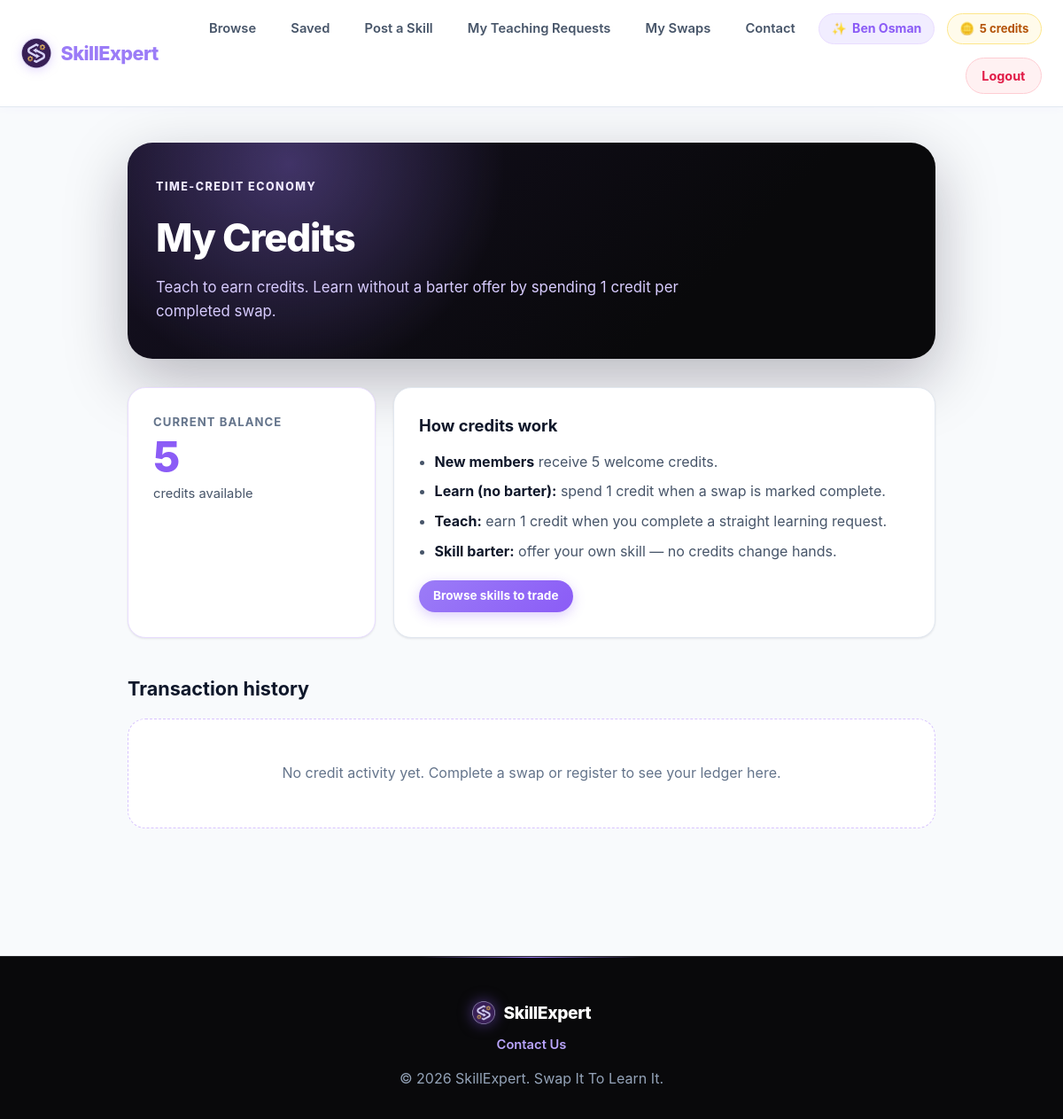
/public/credits.php (signed in), run on an earlier commit of the app's database.
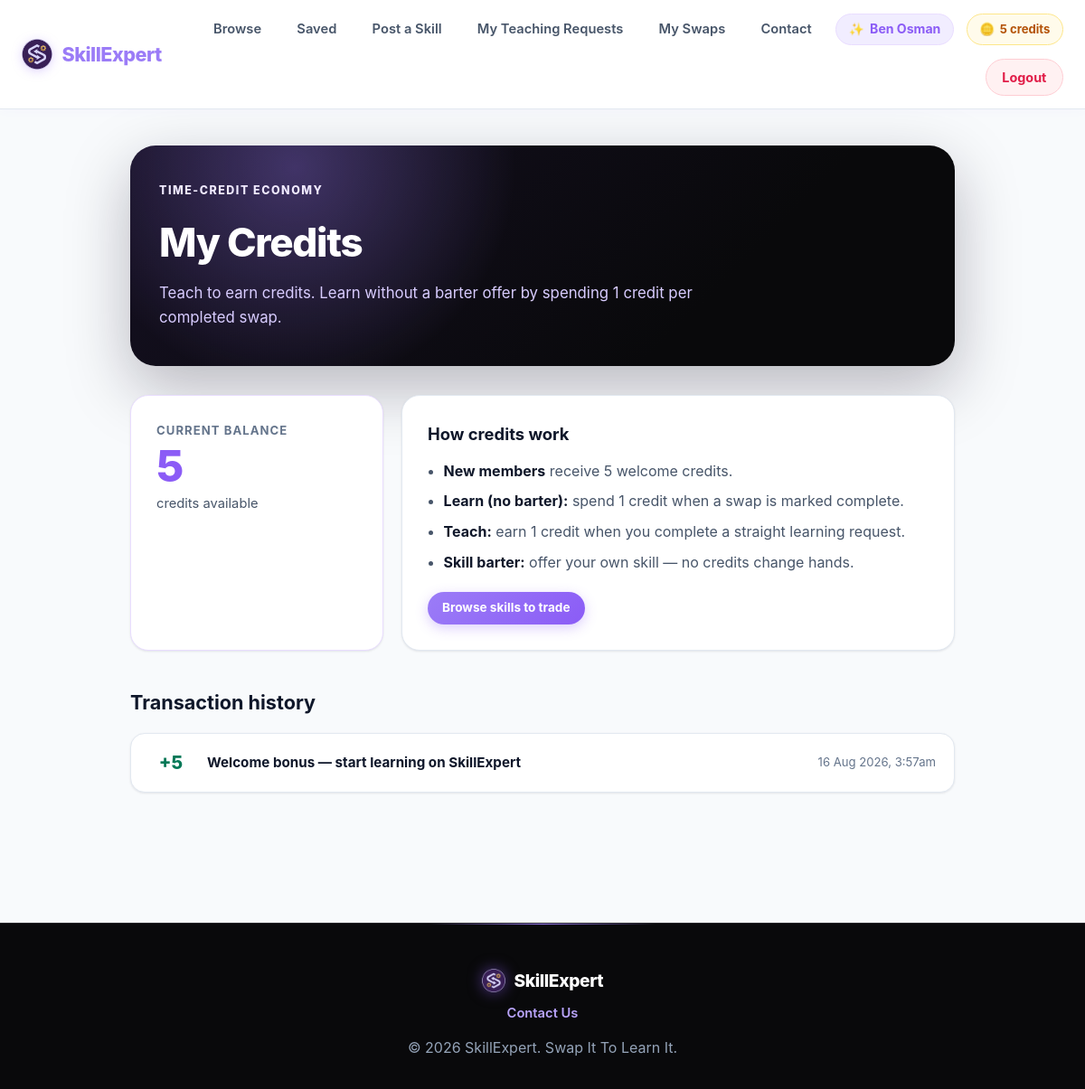
And on a later commit of the database.
### tables this page shows
CREATE TABLE IF NOT EXISTS creditTransactions (
    id INT UNSIGNED NOT NULL AUTO_INCREMENT,
    userId INT UNSIGNED NOT NULL,
    amount INT NOT NULL,
    type ENUM('welcome_bonus', 'swap_learn', 'swap_teach') NOT NULL,
    description VARCHAR(255) NOT NULL,
    swapId INT UNSIGNED DEFAULT NULL,
    relatedUserId INT UNSIGNED DEFAULT NULL,
    createdAt TIMESTAMP NOT NULL DEFAULT CURRENT_TIMESTAMP,

    PRIMARY KEY (id),
    FOREIGN KEY (userId) REFERENCES users(id) ON DELETE CASCADE,
    FOREIGN KEY (swapId) REFERENCES swapRequests(id) ON DELETE SET NULL,
    FOREIGN KEY (relatedUserId) REFERENCES users(id) ON DELETE SET NULL,
    INDEX idx_user (userId),
    INDEX idx_createdAt (createdAt)
);

### includes/swap_functions.php (called while the page is built, shortened)
<?php
function getUserCreditsBalance(PDO $pdo, int $userId): int
{
    $stmt = $pdo->prepare('SELECT creditsBalance FROM users WHERE id = ? LIMIT 1');
    $stmt->execute([$userId]);
    $row = $stmt->fetch();
    return $row ? (int) $row['creditsBalance'] : 0;
}
function getCreditTransactionsForUser(PDO $pdo, int $userId, int $limit = 50): array
{
    $limit = max(1, min(100, $limit));
    $stmt = $pdo->prepare(
        "SELECT ct.*, u.name AS relatedUserName, sk.title AS skillTitle
         FROM creditTransactions ct
         LEFT JOIN users u ON ct.relatedUserId = u.id
         LEFT JOIN swapRequests sr ON ct.swapId = sr.id
         LEFT JOIN skills sk ON sr.skillId = sk.id
         WHERE ct.userId = ?
         ORDER BY ct.createdAt DESC
         LIMIT {$limit}"
    );
    $stmt->execute([$userId]);
    return $stmt->fetchAll();
}

### public/credits.php (the view, shortened to what this page needs)
<?php
require_once __DIR__ . '/../config/db.php';
require_once __DIR__ . '/../includes/swap_functions.php';
$currentUserId = (int) $_SESSION['user_id'];
$balance = getUserCreditsBalance($pdo, $currentUserId);
$transactions = getCreditTransactionsForUser($pdo, $currentUserId);
?>
<?php require_once __DIR__ . '/../includes/header.php'; ?>
<link rel="stylesheet" href="/main/assets/css/credits.css?v=<?php echo filemtime(__DIR__ . '/../assets/css/credits.css'); ?>">
<section class="container credits-page">
    <div class="credits-page-header">
        <p class="eyebrow">Time-credit economy</p>
        <h1>My Credits</h1>
        <p>Teach to earn credits. Learn without a barter offer by spending 1 credit per completed swap.</p>
    </div>
    <div class="credits-summary-grid">
        <article class="credits-balance-card">
            <span class="credits-balance-label">Current balance</span>
            <strong class="credits-balance-value"><?php echo (int) $balance; ?></strong>
            <span class="credits-balance-unit">credit<?php echo (int) $balance === 1 ? '' : 's'; ?> available</span>
        </article>
        <article class="credits-rules-card">
            <h2>How credits work</h2>
            <ul>
                <li><strong>New members</strong> receive 5 welcome credits.</li>
                <li><strong>Learn (no barter):</strong> spend 1 credit when a swap is marked complete.</li>
                <li><strong>Teach:</strong> earn 1 credit when you complete a straight learning request.</li>
                <li><strong>Skill barter:</strong> offer your own skill — no credits change hands.</li>
            </ul>
            <a href="/main/public/browse.php" class="btn btn-primary btn-sm">Browse skills to trade</a>
        </article>
    </div>
    <div class="credits-history-section">
        <h2>Transaction history</h2>
        <?php if (empty($transactions)): ?>
            <div class="empty-state">
                <p>No credit activity yet. Complete a swap or register to see your ledger here.</p>
            </div>
        <?php else: ?>
            <ul class="credits-ledger">
                <?php foreach ($transactions as $tx): ?>
                    <?php
                    $amount = (int) $tx['amount'];
                    $isPositive = $amount > 0;
                    ?>
                    <li class="credits-ledger-item <?php echo $isPositive ? 'is-credit' : 'is-debit'; ?>">
                        <div class="ledger-main">
                            <span class="ledger-amount"><?php echo $isPositive ? '+' : ''; ?><?php echo $amount; ?></span>
                            <div>
                                <strong><?php echo htmlspecialchars($tx['description']); ?></strong>
                            </div>
                        </div>
                        <time class="ledger-date" datetime="<?php echo htmlspecialchars($tx['createdAt']); ?>">
                            <?php echo htmlspecialchars(date('d M Y, g:ia', strtotime($tx['createdAt']))); ?>
                        </time>
                    </li>
                <?php endforeach; ?>
            </ul>
        <?php endif; ?>
    </div>
</section>
<?php require_once __DIR__ . '/../includes/footer.php'; ?>

What changed in the data, as far as the page shows it:
added credittransactions: amount "5", description "Welcome bonus — start learning on SkillExpert", createdAt "16 Aug 2026, 3:57am"
Also different on the page:
text no longer shown: "No credit activity yet. Complete a swap or register to see your ledger here."
